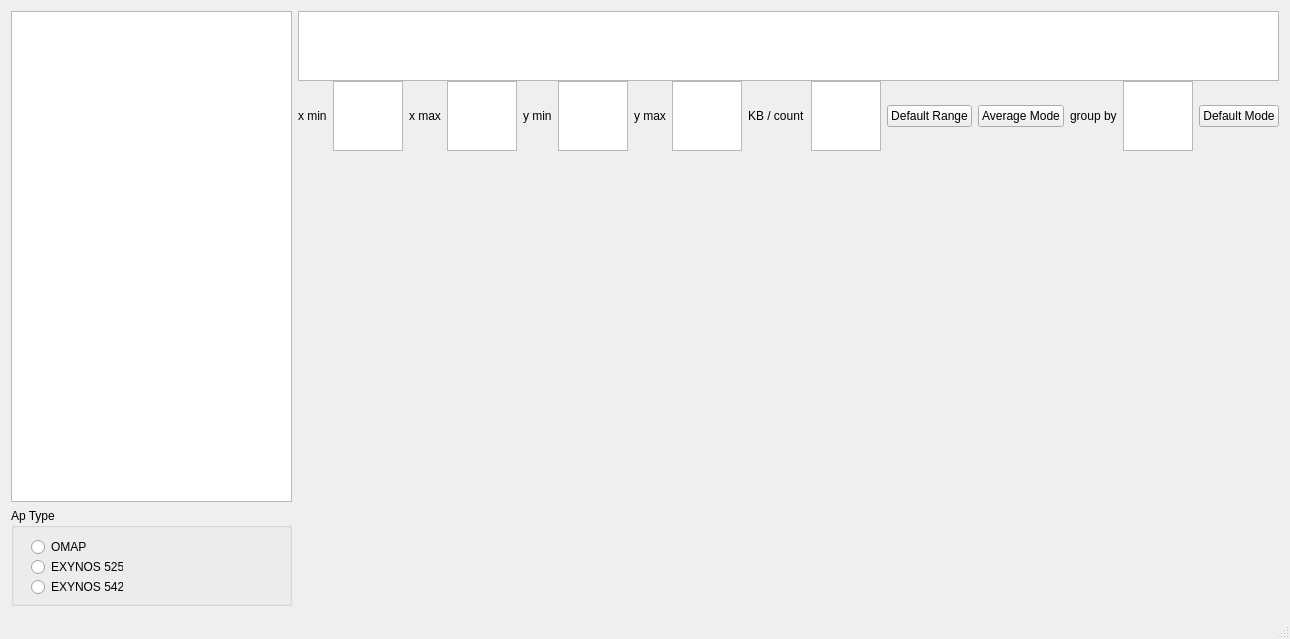
<?xml version="1.0" encoding="UTF-8"?>
<ui version="4.0">
 <class>MainWindow</class>
 <widget class="QMainWindow" name="MainWindow">
  <property name="geometry">
   <rect>
    <x>0</x>
    <y>0</y>
    <width>1290</width>
    <height>639</height>
   </rect>
  </property>
  <property name="windowTitle">
   <string>MainWindow</string>
  </property>
  <widget class="QWidget" name="centralWidget">
   <layout class="QGridLayout" name="gridLayout">
    <item row="0" column="0">
     <layout class="QHBoxLayout" name="horizontalLayout" stretch="2,6">
      <item>
       <layout class="QVBoxLayout" name="verticalLayout" stretch="5,1">
        <item>
         <widget class="QTreeView" name="treeView"/>
        </item>
        <item>
         <widget class="QGroupBox" name="ApType">
          <property name="title">
           <string>Ap Type</string>
          </property>
          <widget class="QRadioButton" name="radioButton">
           <property name="geometry">
            <rect>
             <x>20</x>
             <y>30</y>
             <width>92</width>
             <height>18</height>
            </rect>
           </property>
           <property name="text">
            <string>OMAP</string>
           </property>
          </widget>
          <widget class="QRadioButton" name="radioButton_2">
           <property name="geometry">
            <rect>
             <x>20</x>
             <y>50</y>
             <width>92</width>
             <height>18</height>
            </rect>
           </property>
           <property name="text">
            <string>EXYNOS 5250</string>
           </property>
          </widget>
          <widget class="QRadioButton" name="radioButton_3">
           <property name="geometry">
            <rect>
             <x>20</x>
             <y>70</y>
             <width>92</width>
             <height>18</height>
            </rect>
           </property>
           <property name="text">
            <string>EXYNOS 5420</string>
           </property>
          </widget>
         </widget>
        </item>
       </layout>
      </item>
      <item>
       <layout class="QVBoxLayout" name="verticalLayout_2" stretch="1,1,50">
        <property name="spacing">
         <number>0</number>
        </property>
        <item>
         <widget class="QTextEdit" name="info"/>
        </item>
        <item>
         <layout class="QHBoxLayout" name="horizontalLayout_2" stretch="1,1,1,1,1,1,1,1,1,1,1,1,1,1,1,50">
          <item>
           <widget class="QLabel" name="label">
            <property name="text">
             <string>x min</string>
            </property>
           </widget>
          </item>
          <item>
           <widget class="QTextEdit" name="xmin"/>
          </item>
          <item>
           <widget class="QLabel" name="label_2">
            <property name="text">
             <string>x max</string>
            </property>
           </widget>
          </item>
          <item>
           <widget class="QTextEdit" name="xmax"/>
          </item>
          <item>
           <widget class="QLabel" name="label_3">
            <property name="text">
             <string>y min</string>
            </property>
           </widget>
          </item>
          <item>
           <widget class="QTextEdit" name="ymin"/>
          </item>
          <item>
           <widget class="QLabel" name="label_4">
            <property name="text">
             <string>y max</string>
            </property>
           </widget>
          </item>
          <item>
           <widget class="QTextEdit" name="ymax"/>
          </item>
          <item>
           <widget class="QLabel" name="MBperCountLabel">
            <property name="text">
             <string>KB / count</string>
            </property>
           </widget>
          </item>
          <item>
           <widget class="QTextEdit" name="MBperCount"/>
          </item>
          <item>
           <widget class="QPushButton" name="DefaultRange">
            <property name="text">
             <string>Default Range</string>
            </property>
           </widget>
          </item>
          <item>
           <widget class="QPushButton" name="AverageMode">
            <property name="text">
             <string>Average Mode</string>
            </property>
           </widget>
          </item>
          <item>
           <widget class="QLabel" name="groupByLabel">
            <property name="text">
             <string>group by</string>
            </property>
           </widget>
          </item>
          <item>
           <widget class="QTextEdit" name="groupBy"/>
          </item>
          <item>
           <widget class="QPushButton" name="DefaultMode">
            <property name="text">
             <string>Default Mode</string>
            </property>
           </widget>
          </item>
          <item>
           <spacer name="horizontalSpacer">
            <property name="orientation">
             <enum>Qt::Horizontal</enum>
            </property>
            <property name="sizeHint" stdset="0">
             <size>
              <width>40</width>
              <height>20</height>
             </size>
            </property>
           </spacer>
          </item>
         </layout>
        </item>
        <item>
         <widget class="QCustomPlot" name="customPlot" native="true"/>
        </item>
       </layout>
      </item>
     </layout>
    </item>
   </layout>
  </widget>
  <widget class="QStatusBar" name="statusBar"/>
 </widget>
 <layoutdefault spacing="6" margin="11"/>
 <customwidgets>
  <customwidget>
   <class>QCustomPlot</class>
   <extends>QWidget</extends>
   <header>qcustomplot.h</header>
   <container>1</container>
  </customwidget>
 </customwidgets>
 <resources/>
 <connections/>
</ui>
